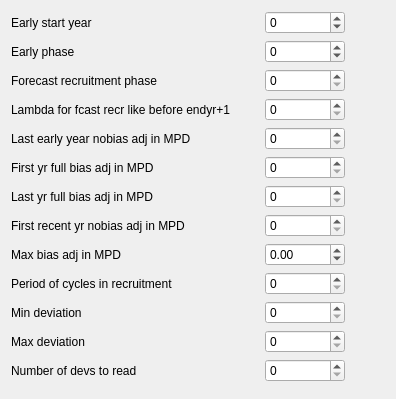
            <widget class="QWidget" name="scrollAreaWidgetContents_17">
             <property name="geometry">
              <rect>
               <x>0</x>
               <y>0</y>
               <width>396</width>
               <height>399</height>
              </rect>
             </property>
             <layout class="QGridLayout" name="gridLayout_13">
              <item row="10" column="0" colspan="2">
               <widget class="QLabel" name="label_35">
                <property name="text">
                 <string>Min deviation</string>
                </property>
               </widget>
              </item>
              <item row="10" column="2">
               <widget class="QSpinBox" name="spinBox_rec_dev_adv_last_yr_bias_3"/>
              </item>
              <item row="1" column="2">
               <widget class="QSpinBox" name="spinBox_rec_dev_adv_early_phase">
                <property name="minimum">
                 <number>-50</number>
                </property>
                <property name="maximum">
                 <number>2050</number>
                </property>
               </widget>
              </item>
              <item row="12" column="2">
               <widget class="QSpinBox" name="spinBox_rec_dev_adv_last_yr_bias_5"/>
              </item>
              <item row="7" column="2">
               <widget class="QSpinBox" name="spinBox_rec_dev_adv_last_yr_bias_2"/>
              </item>
              <item row="12" column="0" colspan="2">
               <widget class="QLabel" name="label_37">
                <property name="text">
                 <string>Number of devs to read</string>
                </property>
               </widget>
              </item>
              <item row="7" column="0" colspan="2">
               <widget class="QLabel" name="label_34">
                <property name="text">
                 <string>First recent yr nobias adj in MPD</string>
                </property>
               </widget>
              </item>
              <item row="5" column="2">
               <widget class="QSpinBox" name="spinBox_rec_dev_adv_first_yr_bias"/>
              </item>
              <item row="6" column="2">
               <widget class="QSpinBox" name="spinBox_rec_dev_adv_last_yr_bias"/>
              </item>
              <item row="11" column="0" colspan="2">
               <widget class="QLabel" name="label_36">
                <property name="text">
                 <string>Max deviation</string>
                </property>
               </widget>
              </item>
              <item row="0" column="2">
               <widget class="QSpinBox" name="spinBox_rec_dev_adv_early_yr">
                <property name="minimum">
                 <number>-50</number>
                </property>
                <property name="maximum">
                 <number>2050</number>
                </property>
               </widget>
              </item>
              <item row="1" column="0" colspan="2">
               <widget class="QLabel" name="label_28">
                <property name="text">
                 <string>Early phase</string>
                </property>
               </widget>
              </item>
              <item row="4" column="2">
               <widget class="QSpinBox" name="spinBox_rec_dev_adv_last"/>
              </item>
              <item row="3" column="2">
               <widget class="QSpinBox" name="spinBox_rec_dev_adv_lambda_prior"/>
              </item>
              <item row="5" column="0" colspan="2">
               <widget class="QLabel" name="label_33">
                <property name="text">
                 <string>First yr full bias adj in MPD</string>
                </property>
               </widget>
              </item>
              <item row="2" column="0" colspan="2">
               <widget class="QLabel" name="label_29">
                <property name="text">
                 <string>Forecast recruitment phase</string>
                </property>
               </widget>
              </item>
              <item row="2" column="2">
               <widget class="QSpinBox" name="spinBox_rec_dev_adv_rec_phase"/>
              </item>
              <item row="3" column="0" colspan="2">
               <widget class="QLabel" name="label_30">
                <property name="text">
                 <string>Lambda for fcast recr like before endyr+1</string>
                </property>
               </widget>
              </item>
              <item row="6" column="0" colspan="2">
               <widget class="QLabel" name="label_32">
                <property name="text">
                 <string>Last yr full bias adj in MPD</string>
                </property>
               </widget>
              </item>
              <item row="4" column="0" colspan="2">
               <widget class="QLabel" name="label_31">
                <property name="text">
                 <string>Last early year nobias adj in MPD</string>
                </property>
               </widget>
              </item>
              <item row="0" column="0">
               <widget class="QLabel" name="label_27">
                <property name="text">
                 <string>Early start year</string>
                </property>
               </widget>
              </item>
              <item row="11" column="2">
               <widget class="QSpinBox" name="spinBox_rec_dev_adv_last_yr_bias_4"/>
              </item>
              <item row="8" column="2">
               <widget class="QDoubleSpinBox" name="doubleSpinBox_rec_dev_max_bias">
                <property name="minimum">
                 <double>-1.000000000000000</double>
                </property>
                <property name="singleStep">
                 <double>0.100000000000000</double>
                </property>
               </widget>
              </item>
              <item row="3" column="3">
               <spacer name="horizontalSpacer_16">
                <property name="orientation">
                 <enum>Qt::Horizontal</enum>
                </property>
                <property name="sizeType">
                 <enum>QSizePolicy::Minimum</enum>
                </property>
                <property name="sizeHint" stdset="0">
                 <size>
                  <width>40</width>
                  <height>20</height>
                 </size>
                </property>
               </spacer>
              </item>
              <item row="8" column="0">
               <widget class="QLabel" name="label_43">
                <property name="text">
                 <string>Max bias adj in MPD</string>
                </property>
               </widget>
              </item>
              <item row="13" column="0">
               <spacer name="verticalSpacer_12">
                <property name="orientation">
                 <enum>Qt::Vertical</enum>
                </property>
                <property name="sizeHint" stdset="0">
                 <size>
                  <width>20</width>
                  <height>40</height>
                 </size>
                </property>
               </spacer>
              </item>
              <item row="9" column="0">
               <widget class="QLabel" name="label_44">
                <property name="text">
                 <string>Period of cycles in recruitment</string>
                </property>
               </widget>
              </item>
              <item row="9" column="2">
               <widget class="QSpinBox" name="spinBox_rec_dev_cycles"/>
              </item>
             </layout>
            </widget>
